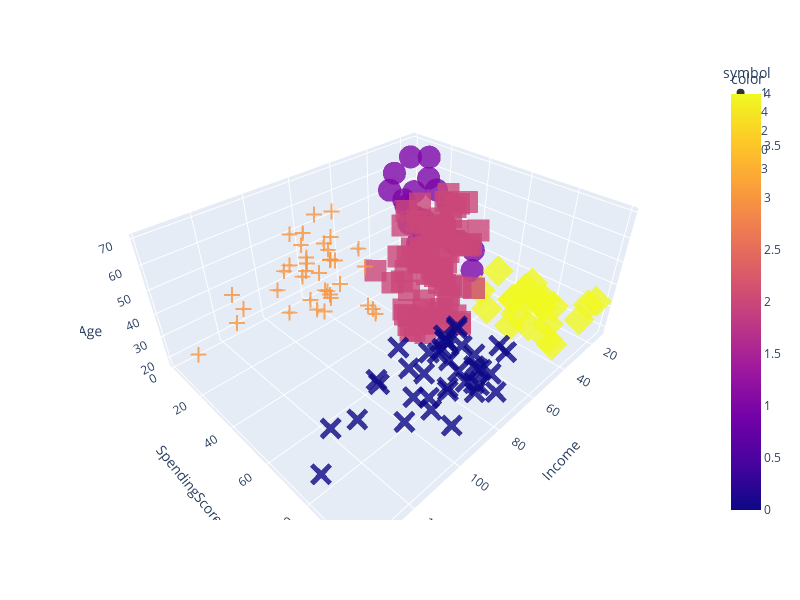
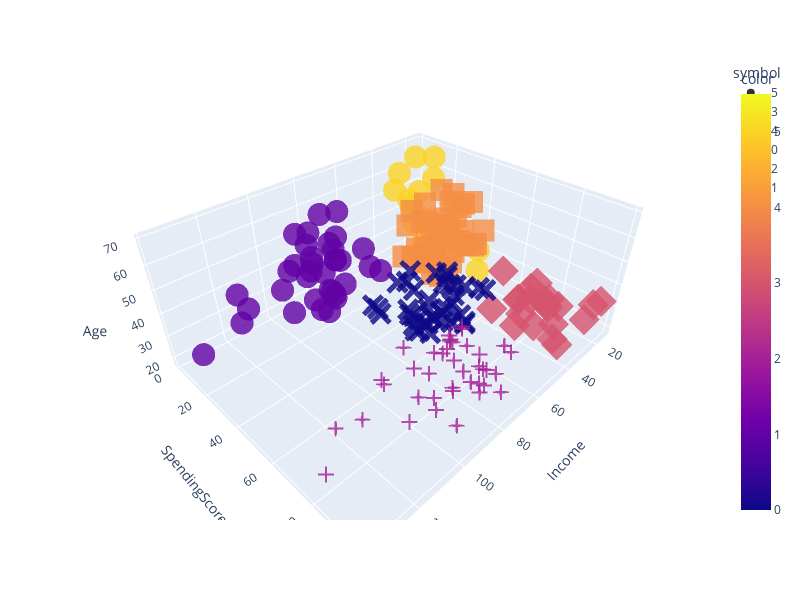

Notebook source saved alongside these figures, in order:
### Markdown cell above
**Завдання 11** 

Зробити візуалізацію кластеризації методу К-середніх на вибраних Вами двох різних кількостях кластерів використовуючи [scatter_3d](https://plotly.com/python/3d-scatter-plots/).

### Code cell
fig_5_clusters = px.scatter_3d(customer_set, x='Income', y='SpendingScore', z='Age', color=kmeans_5.labels_,
                                symbol=kmeans_5.labels_, opacity=0.8)
fig_6_clusters = px.scatter_3d(customer_set, x='Income', y='SpendingScore', z='Age', color=kmeans_6.labels_,
                                symbol=kmeans_6.labels_, opacity=0.8)

fig_5_clusters.update_layout(width=800, height=600)
fig_6_clusters.update_layout(width=800, height=600)

fig_5_clusters.show()
fig_6_clusters.show()

### Figure 1 — Plotly figure (JSON) as saved in the notebook; plotly's stock layout.template omitted (floating-point values rounded to 4 significant figures)
{"data": [{"hovertemplate": "symbol=1<br>Income=%{x}<br>SpendingScore=%{y}<br>Age=%{z}<br>color=%{marker.color}<extra></extra>", "legendgroup": "1", "marker": {"color": [1, 1, 1, 1, 1, 1, 1, 1, 1, 1, 1, 1, 1, 1, 1, 1, 1, 1, 1, 1, 1, 1, 1], "coloraxis": "coloraxis", "opacity": 0.8, "symbol": "circle"}, "mode": "markers", "name": "1", "scene": "scene", "showlegend": true, "type": "scatter3d", "x": [15, 16, 17, 18, 19, 19, 20, 20, 21, 23, 24, 25, 28, 28, 29, 30, 33, 33, 34, 37, 38, 39, 39], "y": [39, 6, 40, 6, 3, 14, 15, 13, 35, 29, 35, 5, 14, 32, 31, 4, 4, 14, 17, 26, 35, 36, 28], "z": [19, 20, 31, 35, 64, 67, 58, 37, 35, 52, 35, 46, 54, 45, 40, 60, 53, 49, 42, 36, 65, 48, 49]}, {"hovertemplate": "symbol=4<br>Income=%{x}<br>SpendingScore=%{y}<br>Age=%{z}<br>color=%{marker.color}<extra></extra>", "legendgroup": "4", "marker": {"color": [4, 4, 4, 4, 4, 4, 4, 4, 4, 4, 4, 4, 4, 4, 4, 4, 4, 4, 4, 4, 4, 4, 4], "coloraxis": "coloraxis", "opacity": 0.8, "symbol": "diamond"}, "mode": "markers", "name": "4", "scene": "scene", "showlegend": true, "type": "scatter3d", "x": [15, 16, 17, 18, 19, 19, 20, 20, 21, 23, 24, 25, 28, 28, 29, 30, 33, 33, 34, 37, 38, 39, 39], "y": [81, 77, 76, 94, 72, 99, 77, 79, 66, 98, 73, 73, 82, 61, 87, 73, 92, 81, 73, 75, 92, 61, 65], "z": [21, 23, 22, 23, 30, 35, 24, 22, 20, 35, 25, 31, 29, 35, 23, 21, 18, 21, 30, 20, 24, 31, 24]}, {"hovertemplate": "symbol=2<br>Income=%{x}<br>SpendingScore=%{y}<br>Age=%{z}<br>color=%{marker.color}<extra></extra>", "legendgroup": "2", "marker": {"color": [2, 2, 2, 2, 2, 2, 2, 2, 2, 2, 2, 2, 2, 2, 2, 2, 2, 2, 2, 2, 2, 2, 2, 2, 2, 2, 2, 2, 2, 2, 2, 2, 2, 2, 2, 2, 2, 2, 2, 2, 2, 2, 2, 2, 2, 2, 2, 2, 2, 2, 2, 2, 2, 2, 2, 2, 2, 2, 2, 2, 2, 2, 2, 2, 2, 2, 2, 2, 2, 2, 2, 2, 2, 2, 2, 2, 2, 2], "coloraxis": "coloraxis", "opacity": 0.8, "symbol": "square"}, "mode": "markers", "name": "2", "scene": "scene", "showlegend": true, "type": "scatter3d", "x": [40, 40, 40, 40, 42, 42, 43, 43, 43, 43, 44, 44, 46, 46, 46, 46, 47, 47, 48, 48, 48, 48, 48, 48, 49, 49, 50, 50, 54, 54, 54, 54, 54, 54, 54, 54, 54, 54, 54, 54, 57, 57, 58, 58, 59, 59, 60, 60, 60, 60, 60, 60, 61, 61, 62, 62, 62, 62, 62, 62, 63, 63, 63, 63, 63, 63, 64, 64, 65, 65, 65, 65, 67, 67, 67, 67, 69, 71], "y": [55, 47, 42, 42, 52, 60, 54, 60, 45, 41, 50, 46, 51, 46, 56, 55, 52, 59, 51, 59, 50, 48, 59, 47, 55, 42, 49, 56, 47, 54, 53, 48, 52, 42, 51, 55, 41, 44, 57, 46, 58, 55, 60, 46, 55, 41, 49, 40, 42, 52, 47, 50, 42, 49, 41, 48, 59, 55, 56, 42, 50, 46, 43, 48, 52, 54, 42, 46, 48, 50, 43, 59, 43, 57, 56, 40, 58, 35], "z": [50, 27, 29, 31, 49, 33, 31, 59, 50, 47, 51, 69, 27, 53, 70, 19, 67, 54, 63, 18, 43, 68, 19, 32, 70, 47, 60, 60, 59, 26, 45, 40, 23, 49, 57, 38, 67, 46, 21, 48, 55, 22, 34, 50, 68, 18, 48, 40, 32, 24, 47, 27, 48, 20, 23, 49, 67, 26, 49, 21, 66, 54, 68, 66, 65, 19, 38, 19, 18, 19, 63, 49, 51, 50, 27, 38, 40, 43]}, {"hovertemplate": "symbol=0<br>Income=%{x}<br>SpendingScore=%{y}<br>Age=%{z}<br>color=%{marker.color}<extra></extra>", "legendgroup": "0", "marker": {"color": [0, 0, 0, 0, 0, 0, 0, 0, 0, 0, 0, 0, 0, 0, 0, 0, 0, 0, 0, 0, 0, 0, 0, 0, 0, 0, 0, 0, 0, 0, 0, 0, 0, 0, 0, 0, 0, 0, 0], "coloraxis": "coloraxis", "opacity": 0.8, "symbol": "x"}, "mode": "markers", "name": "0", "scene": "scene", "showlegend": true, "type": "scatter3d", "x": [69, 70, 71, 71, 71, 72, 73, 73, 74, 75, 76, 77, 77, 78, 78, 78, 78, 78, 78, 79, 81, 85, 86, 87, 87, 87, 88, 88, 93, 97, 98, 99, 101, 103, 103, 113, 120, 126, 137], "y": [91, 77, 95, 75, 75, 71, 88, 73, 72, 93, 87, 97, 74, 90, 88, 76, 89, 78, 73, 83, 93, 75, 95, 63, 75, 92, 86, 69, 90, 86, 88, 97, 68, 85, 69, 91, 79, 74, 83], "z": [39, 31, 40, 38, 39, 31, 29, 32, 35, 32, 32, 28, 32, 34, 39, 38, 27, 30, 30, 29, 31, 36, 33, 32, 28, 36, 30, 27, 35, 32, 29, 30, 28, 36, 32, 38, 35, 32, 30]}, {"hovertemplate": "symbol=3<br>Income=%{x}<br>SpendingScore=%{y}<br>Age=%{z}<br>color=%{marker.color}<extra></extra>", "legendgroup": "3", "marker": {"color": [3, 3, 3, 3, 3, 3, 3, 3, 3, 3, 3, 3, 3, 3, 3, 3, 3, 3, 3, 3, 3, 3, 3, 3, 3, 3, 3, 3, 3, 3, 3, 3, 3, 3, 3, 3, 3], "coloraxis": "coloraxis", "opacity": 0.8, "symbol": "cross"}, "mode": "markers", "name": "3", "scene": "scene", "showlegend": true, "type": "scatter3d", "x": [70, 71, 71, 72, 73, 73, 74, 75, 76, 77, 77, 78, 78, 78, 78, 78, 78, 79, 81, 85, 86, 87, 87, 87, 88, 88, 93, 97, 98, 99, 101, 103, 103, 113, 120, 126, 137], "y": [29, 11, 9, 34, 5, 7, 10, 5, 40, 12, 36, 22, 17, 20, 16, 1, 1, 35, 5, 26, 20, 27, 13, 10, 13, 15, 14, 32, 15, 39, 24, 17, 23, 8, 16, 28, 18], "z": [23, 59, 47, 25, 20, 44, 19, 57, 28, 25, 48, 34, 43, 44, 47, 37, 34, 56, 19, 50, 42, 36, 40, 36, 52, 58, 59, 37, 46, 41, 54, 41, 34, 33, 47, 45, 32]}], "layout": {"coloraxis": {"colorbar": {"title": {"text": "color"}}, "colorscale": [[0, "#0d0887"], [0.1111, "#46039f"], [0.2222, "#7201a8"], [0.3333, "#9c179e"], [0.4444, "#bd3786"], [0.5556, "#d8576b"], [0.6667, "#ed7953"], [0.7778, "#fb9f3a"], [0.8889, "#fdca26"], [1, "#f0f921"]]}, "height": 600, "legend": {"title": {"text": "symbol"}, "tracegroupgap": 0}, "margin": {"t": 60}, "scene": {"domain": {"x": [0, 1], "y": [0, 1]}, "xaxis": {"title": {"text": "Income"}}, "yaxis": {"title": {"text": "SpendingScore"}}, "zaxis": {"title": {"text": "Age"}}}, "width": 800}}

### Figure 2 — Plotly figure (JSON) as saved in the notebook; plotly's stock layout.template omitted (floating-point values rounded to 4 significant figures)
{"data": [{"hovertemplate": "symbol=5<br>Income=%{x}<br>SpendingScore=%{y}<br>Age=%{z}<br>color=%{marker.color}<extra></extra>", "legendgroup": "5", "marker": {"color": [5, 5, 5, 5, 5, 5, 5, 5, 5, 5, 5, 5, 5, 5, 5, 5, 5, 5, 5, 5, 5], "coloraxis": "coloraxis", "opacity": 0.8, "symbol": "circle"}, "mode": "markers", "name": "5", "scene": "scene", "showlegend": true, "type": "scatter3d", "x": [15, 16, 17, 18, 19, 19, 20, 20, 21, 23, 24, 25, 28, 28, 29, 30, 33, 33, 34, 37, 39], "y": [39, 6, 40, 6, 3, 14, 15, 13, 35, 29, 35, 5, 14, 32, 31, 4, 4, 14, 17, 26, 28], "z": [19, 20, 31, 35, 64, 67, 58, 37, 35, 52, 35, 46, 54, 45, 40, 60, 53, 49, 42, 36, 49]}, {"hovertemplate": "symbol=3<br>Income=%{x}<br>SpendingScore=%{y}<br>Age=%{z}<br>color=%{marker.color}<extra></extra>", "legendgroup": "3", "marker": {"color": [3, 3, 3, 3, 3, 3, 3, 3, 3, 3, 3, 3, 3, 3, 3, 3, 3, 3, 3, 3, 3, 3], "coloraxis": "coloraxis", "opacity": 0.8, "symbol": "diamond"}, "mode": "markers", "name": "3", "scene": "scene", "showlegend": true, "type": "scatter3d", "x": [15, 16, 17, 18, 19, 19, 20, 20, 21, 23, 24, 25, 28, 28, 29, 30, 33, 33, 34, 37, 38, 39], "y": [81, 77, 76, 94, 72, 99, 77, 79, 66, 98, 73, 73, 82, 61, 87, 73, 92, 81, 73, 75, 92, 65], "z": [21, 23, 22, 23, 30, 35, 24, 22, 20, 35, 25, 31, 29, 35, 23, 21, 18, 21, 30, 20, 24, 24]}, {"hovertemplate": "symbol=4<br>Income=%{x}<br>SpendingScore=%{y}<br>Age=%{z}<br>color=%{marker.color}<extra></extra>", "legendgroup": "4", "marker": {"color": [4, 4, 4, 4, 4, 4, 4, 4, 4, 4, 4, 4, 4, 4, 4, 4, 4, 4, 4, 4, 4, 4, 4, 4, 4, 4, 4, 4, 4, 4, 4, 4, 4, 4, 4, 4, 4, 4, 4, 4, 4, 4, 4, 4, 4], "coloraxis": "coloraxis", "opacity": 0.8, "symbol": "square"}, "mode": "markers", "name": "4", "scene": "scene", "showlegend": true, "type": "scatter3d", "x": [38, 39, 40, 42, 43, 43, 43, 44, 44, 46, 46, 47, 47, 48, 48, 48, 49, 49, 50, 50, 54, 54, 54, 54, 54, 54, 54, 57, 58, 59, 60, 60, 61, 62, 62, 62, 63, 63, 63, 63, 63, 65, 65, 67, 67], "y": [35, 36, 55, 52, 60, 45, 41, 50, 46, 46, 56, 52, 59, 51, 50, 48, 55, 42, 49, 56, 47, 53, 42, 51, 41, 44, 46, 58, 46, 55, 49, 47, 42, 48, 59, 56, 50, 46, 43, 48, 52, 43, 59, 43, 57], "z": [65, 48, 50, 49, 59, 50, 47, 51, 69, 53, 70, 67, 54, 63, 43, 68, 70, 47, 60, 60, 59, 45, 49, 57, 67, 46, 48, 55, 50, 68, 48, 47, 48, 49, 67, 49, 66, 54, 68, 66, 65, 63, 49, 51, 50]}, {"hovertemplate": "symbol=0<br>Income=%{x}<br>SpendingScore=%{y}<br>Age=%{z}<br>color=%{marker.color}<extra></extra>", "legendgroup": "0", "marker": {"color": [0, 0, 0, 0, 0, 0, 0, 0, 0, 0, 0, 0, 0, 0, 0, 0, 0, 0, 0, 0, 0, 0, 0, 0, 0, 0, 0, 0, 0, 0, 0, 0, 0, 0, 0, 0, 0, 0], "coloraxis": "coloraxis", "opacity": 0.8, "symbol": "x"}, "mode": "markers", "name": "0", "scene": "scene", "showlegend": true, "type": "scatter3d", "x": [39, 40, 40, 40, 42, 43, 46, 46, 48, 48, 48, 54, 54, 54, 54, 54, 57, 58, 59, 60, 60, 60, 60, 61, 62, 62, 62, 63, 64, 64, 65, 65, 67, 67, 69, 70, 72, 76], "y": [61, 47, 42, 42, 60, 54, 51, 55, 59, 59, 47, 54, 48, 52, 55, 57, 55, 60, 41, 40, 42, 52, 50, 49, 41, 55, 42, 54, 42, 46, 48, 50, 56, 40, 58, 29, 34, 40], "z": [31, 27, 29, 31, 33, 31, 27, 19, 18, 19, 32, 26, 40, 23, 38, 21, 22, 34, 18, 40, 32, 24, 27, 20, 23, 26, 21, 19, 38, 19, 18, 19, 27, 38, 40, 23, 25, 28]}, {"hovertemplate": "symbol=2<br>Income=%{x}<br>SpendingScore=%{y}<br>Age=%{z}<br>color=%{marker.color}<extra></extra>", "legendgroup": "2", "marker": {"color": [2, 2, 2, 2, 2, 2, 2, 2, 2, 2, 2, 2, 2, 2, 2, 2, 2, 2, 2, 2, 2, 2, 2, 2, 2, 2, 2, 2, 2, 2, 2, 2, 2, 2, 2, 2, 2, 2, 2], "coloraxis": "coloraxis", "opacity": 0.8, "symbol": "cross"}, "mode": "markers", "name": "2", "scene": "scene", "showlegend": true, "type": "scatter3d", "x": [69, 70, 71, 71, 71, 72, 73, 73, 74, 75, 76, 77, 77, 78, 78, 78, 78, 78, 78, 79, 81, 85, 86, 87, 87, 87, 88, 88, 93, 97, 98, 99, 101, 103, 103, 113, 120, 126, 137], "y": [91, 77, 95, 75, 75, 71, 88, 73, 72, 93, 87, 97, 74, 90, 88, 76, 89, 78, 73, 83, 93, 75, 95, 63, 75, 92, 86, 69, 90, 86, 88, 97, 68, 85, 69, 91, 79, 74, 83], "z": [39, 31, 40, 38, 39, 31, 29, 32, 35, 32, 32, 28, 32, 34, 39, 38, 27, 30, 30, 29, 31, 36, 33, 32, 28, 36, 30, 27, 35, 32, 29, 30, 28, 36, 32, 38, 35, 32, 30]}, {"hovertemplate": "symbol=1<br>Income=%{x}<br>SpendingScore=%{y}<br>Age=%{z}<br>color=%{marker.color}<extra></extra>", "legendgroup": "1", "marker": {"color": [1, 1, 1, 1, 1, 1, 1, 1, 1, 1, 1, 1, 1, 1, 1, 1, 1, 1, 1, 1, 1, 1, 1, 1, 1, 1, 1, 1, 1, 1, 1, 1, 1, 1, 1], "coloraxis": "coloraxis", "opacity": 0.8, "symbol": "circle"}, "mode": "markers", "name": "1", "scene": "scene", "showlegend": true, "type": "scatter3d", "x": [71, 71, 71, 73, 73, 74, 75, 77, 77, 78, 78, 78, 78, 78, 78, 79, 81, 85, 86, 87, 87, 87, 88, 88, 93, 97, 98, 99, 101, 103, 103, 113, 120, 126, 137], "y": [35, 11, 9, 5, 7, 10, 5, 12, 36, 22, 17, 20, 16, 1, 1, 35, 5, 26, 20, 27, 13, 10, 13, 15, 14, 32, 15, 39, 24, 17, 23, 8, 16, 28, 18], "z": [43, 59, 47, 20, 44, 19, 57, 25, 48, 34, 43, 44, 47, 37, 34, 56, 19, 50, 42, 36, 40, 36, 52, 58, 59, 37, 46, 41, 54, 41, 34, 33, 47, 45, 32]}], "layout": {"coloraxis": {"colorbar": {"title": {"text": "color"}}, "colorscale": [[0, "#0d0887"], [0.1111, "#46039f"], [0.2222, "#7201a8"], [0.3333, "#9c179e"], [0.4444, "#bd3786"], [0.5556, "#d8576b"], [0.6667, "#ed7953"], [0.7778, "#fb9f3a"], [0.8889, "#fdca26"], [1, "#f0f921"]]}, "height": 600, "legend": {"title": {"text": "symbol"}, "tracegroupgap": 0}, "margin": {"t": 60}, "scene": {"domain": {"x": [0, 1], "y": [0, 1]}, "xaxis": {"title": {"text": "Income"}}, "yaxis": {"title": {"text": "SpendingScore"}}, "zaxis": {"title": {"text": "Age"}}}, "width": 800}}
